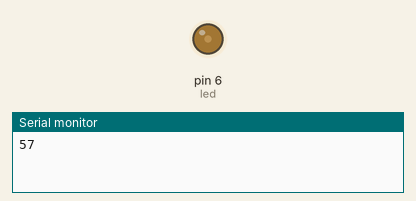
Simulated run of this sketch. Board: Arduino Uno, built with avr-gcc and run on an emulated ATmega328P. Shown: output pins drawn as LEDs (lit = HIGH), the last lines printed to the serial monitor. Random numbers use the default seed unless the sketch sets one.

Above: at 0.1 s.
At 15.1 s:
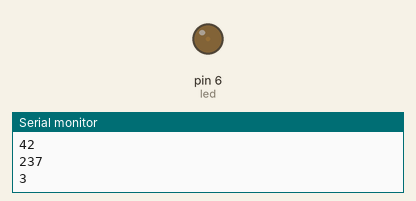
At 17.1 s:
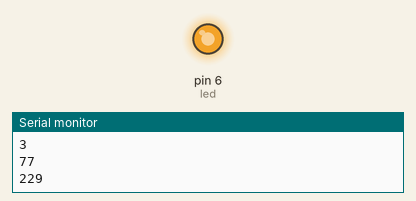
At 37.1 s:
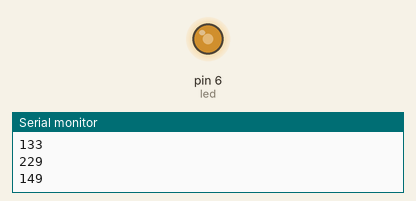
Timing chart, 0 to 40.0 s (numbered marks = the images above):
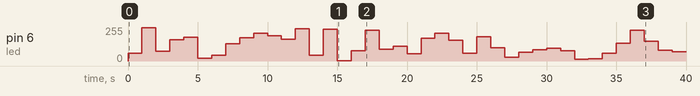

The sketch:

sketch_jun28b.ino
```cpp
int randNumber;
int led =6;
void setup() {
pinMode(led, OUTPUT);
 Serial.begin(9600);


}

void loop() {

  randNumber = random(0,250);

 analogWrite(led, randNumber);
 Serial.println(randNumber);
 delay(1000);


}
```

Measured:
- by itself, pin 6 (led): 0/255 → 57/255 at 0.00 s, → 249/255 1.0 s later, → 73/255 1.0 s later, → 158/255 1.0 s later, … (40 changes in this stretch)
